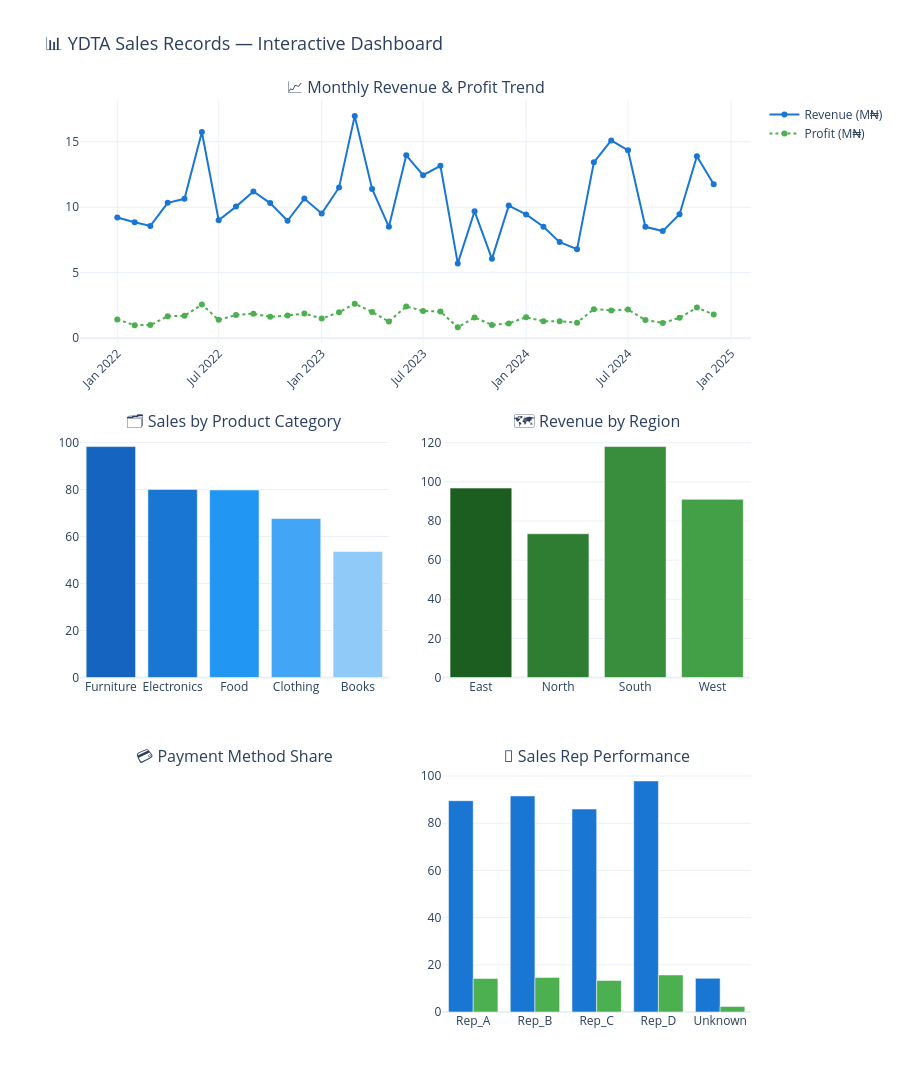

Write notebook code for a chart like this one.
### Code cell
fig = make_subplots( 
    rows=3, cols=2, 
    subplot_titles=[ 
        '📈 Monthly Revenue & Profit Trend',
        '🗂️ Sales by Product Category', 
        '🗺️ Revenue by Region', 
        '💳 Payment Method Share', 
        '👤 Sales Rep Performance', 
        '🔥 Category vs Region Heatmap' 
    ], 
    specs=[[{'colspan': 2}, None], [{}, {}], [{}, {}]], 
    vertical_spacing=0.10, horizontal_spacing=0.08 
) 
  
# Panel 1: Monthly Trend 
fig.add_trace(go.Scatter(x=monthly_trend['Period'], y=monthly_trend['Total_Sales']/1e6, mode='lines+markers', name='Revenue (M₦)', line=dict(color='#1976D2', width=2)), row=1, col=1) 
  
fig.add_trace(go.Scatter(x=monthly_trend['Period'], y=monthly_trend['Profit']/1e6, mode='lines+markers', name='Profit (M₦)', line=dict(color='#4CAF50', width=2, dash='dot')), row=1, col=1) 
  
# Panel 2: Category Sales 
cat_s = cat_summary.sort_values('Total_Sales', ascending=False) 
fig.add_trace(go.Bar(x=cat_s['Product_Category'], y=cat_s['Total_Sales']/1e6, name='Sales by Category', marker_color=['#1565C0','#1976D2','#2196F3','#42A5F5','#90CAF9'], showlegend=False), row=2, col=1) 

# Panel 3: Region Revenue 
fig.add_trace(go.Bar(x=region_summary['Region'], y=region_summary['Total_Sales']/1e6, name='Sales by Region', marker_color=['#1B5E20','#2E7D32','#388E3C','#43A047'], showlegend=False), row=2, col=2)

# Panel 4: Payment Method Pie 
#fig.add_trace(go.Pie(labels=pay_summary['Payment_Method'], values=pay_summary['Count'], hole=0.4, marker=dict(colors=['#1976D2','#4CAF50','#FF9800','#9C27B0'])), row=3, col=1)

# Panel 5: Sales Rep
fig.add_trace(go.Bar(x=rep_summary['Sales_Rep'], y=rep_summary['Total_Sales']/1e6, name='Rep Revenue', marker_color='#1976D2', showlegend=False), row=3, col=2) 
fig.add_trace(go.Bar(x=rep_summary['Sales_Rep'], y=rep_summary['Profit']/1e6, name='Rep Profit', marker_color='#4CAF50', showlegend=False), row=3, col=2) 
  
fig.update_layout(height=1100, title_text='📊 YDTA Sales Records — Interactive Dashboard', title_font_size=18, template='plotly_white') 
fig.update_xaxes(tickangle=-45, row=1, col=1) 
fig.show()

### Figure 1 — Plotly figure (JSON) as saved in the notebook; plotly's stock layout.template omitted (floating-point values rounded to 4 significant figures)
{"data": [{"line": {"color": "#1976D2", "width": 2}, "mode": "lines+markers", "name": "Revenue (M₦)", "type": "scatter", "x": ["2022-01", "2022-02", "2022-03", "2022-04", "2022-05", "2022-06", "2022-07", "2022-08", "2022-09", "2022-10", "2022-11", "2022-12", "2023-01", "2023-02", "2023-03", "2023-04", "2023-05", "2023-06", "2023-07", "2023-08", "2023-09", "2023-10", "2023-11", "2023-12", "2024-01", "2024-02", "2024-03", "2024-04", "2024-05", "2024-06", "2024-07", "2024-08", "2024-09", "2024-10", "2024-11", "2024-12"], "xaxis": "x", "y": [9.22, 8.847, 8.571, 10.34, 10.64, 15.74, 9.007, 10.05, 11.2, 10.32, 8.963, 10.66, 9.518, 11.51, 16.97, 11.39, 8.502, 13.96, 12.44, 13.16, 5.712, 9.689, 6.059, 10.12, 9.448, 8.507, 7.335, 6.793, 13.43, 15.1, 14.34, 8.505, 8.177, 9.467, 13.89, 11.76], "yaxis": "y"}, {"line": {"color": "#4CAF50", "dash": "dot", "width": 2}, "mode": "lines+markers", "name": "Profit (M₦)", "type": "scatter", "x": ["2022-01", "2022-02", "2022-03", "2022-04", "2022-05", "2022-06", "2022-07", "2022-08", "2022-09", "2022-10", "2022-11", "2022-12", "2023-01", "2023-02", "2023-03", "2023-04", "2023-05", "2023-06", "2023-07", "2023-08", "2023-09", "2023-10", "2023-11", "2023-12", "2024-01", "2024-02", "2024-03", "2024-04", "2024-05", "2024-06", "2024-07", "2024-08", "2024-09", "2024-10", "2024-11", "2024-12"], "xaxis": "x", "y": [1.425, 0.997, 1.002, 1.673, 1.708, 2.564, 1.398, 1.775, 1.872, 1.63, 1.736, 1.88, 1.497, 1.98, 2.636, 2.003, 1.267, 2.423, 2.083, 2.037, 0.8319, 1.587, 1.007, 1.124, 1.593, 1.295, 1.286, 1.185, 2.217, 2.123, 2.188, 1.384, 1.16, 1.556, 2.336, 1.808], "yaxis": "y"}, {"marker": {"color": ["#1565C0", "#1976D2", "#2196F3", "#42A5F5", "#90CAF9"]}, "name": "Sales by Category", "showlegend": false, "type": "bar", "x": ["Furniture", "Electronics", "Food", "Clothing", "Books"], "xaxis": "x2", "y": [98.24, 80.03, 79.79, 67.65, 53.64], "yaxis": "y2"}, {"marker": {"color": ["#1B5E20", "#2E7D32", "#388E3C", "#43A047"]}, "name": "Sales by Region", "showlegend": false, "type": "bar", "x": ["East", "North", "South", "West"], "xaxis": "x3", "y": [96.81, 73.46, 118.0, 91.05], "yaxis": "y3"}, {"marker": {"color": "#1976D2"}, "name": "Rep Revenue", "showlegend": false, "type": "bar", "x": ["Rep_A", "Rep_B", "Rep_C", "Rep_D", "Unknown"], "xaxis": "x5", "y": [89.56, 91.57, 86.02, 97.92, 14.27], "yaxis": "y5"}, {"marker": {"color": "#4CAF50"}, "name": "Rep Profit", "showlegend": false, "type": "bar", "x": ["Rep_A", "Rep_B", "Rep_C", "Rep_D", "Unknown"], "xaxis": "x5", "y": [14.21, 14.66, 13.36, 15.69, 2.346], "yaxis": "y5"}], "layout": {"annotations": [{"font": {"size": 16}, "showarrow": false, "text": "📈 Monthly Revenue & Profit Trend", "x": 0.5, "xanchor": "center", "xref": "paper", "y": 1, "yanchor": "bottom", "yref": "paper"}, {"font": {"size": 16}, "showarrow": false, "text": "🗂️ Sales by Product Category", "x": 0.23, "xanchor": "center", "xref": "paper", "y": 0.6333, "yanchor": "bottom", "yref": "paper"}, {"font": {"size": 16}, "showarrow": false, "text": "🗺️ Revenue by Region", "x": 0.77, "xanchor": "center", "xref": "paper", "y": 0.6333, "yanchor": "bottom", "yref": "paper"}, {"font": {"size": 16}, "showarrow": false, "text": "💳 Payment Method Share", "x": 0.23, "xanchor": "center", "xref": "paper", "y": 0.2667, "yanchor": "bottom", "yref": "paper"}, {"font": {"size": 16}, "showarrow": false, "text": "👤 Sales Rep Performance", "x": 0.77, "xanchor": "center", "xref": "paper", "y": 0.2667, "yanchor": "bottom", "yref": "paper"}], "height": 1100, "title": {"font": {"size": 18}, "text": "📊 YDTA Sales Records — Interactive Dashboard"}, "xaxis": {"anchor": "y", "domain": [0, 1], "tickangle": -45}, "xaxis2": {"anchor": "y2", "domain": [0, 0.46]}, "xaxis3": {"anchor": "y3", "domain": [0.54, 1]}, "xaxis4": {"anchor": "y4", "domain": [0, 0.46]}, "xaxis5": {"anchor": "y5", "domain": [0.54, 1]}, "yaxis": {"anchor": "x", "domain": [0.7333, 1]}, "yaxis2": {"anchor": "x2", "domain": [0.3667, 0.6333]}, "yaxis3": {"anchor": "x3", "domain": [0.3667, 0.6333]}, "yaxis4": {"anchor": "x4", "domain": [0, 0.2667]}, "yaxis5": {"anchor": "x5", "domain": [0, 0.2667]}}}
